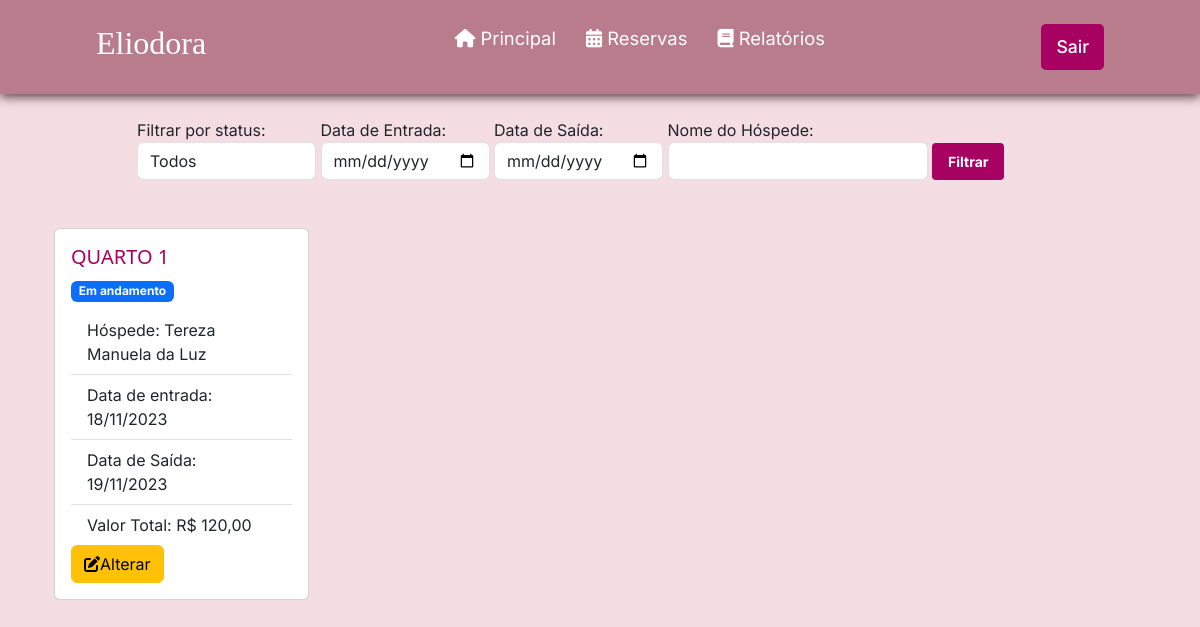
The page /controlarReserva.php on the database as committed earlier.
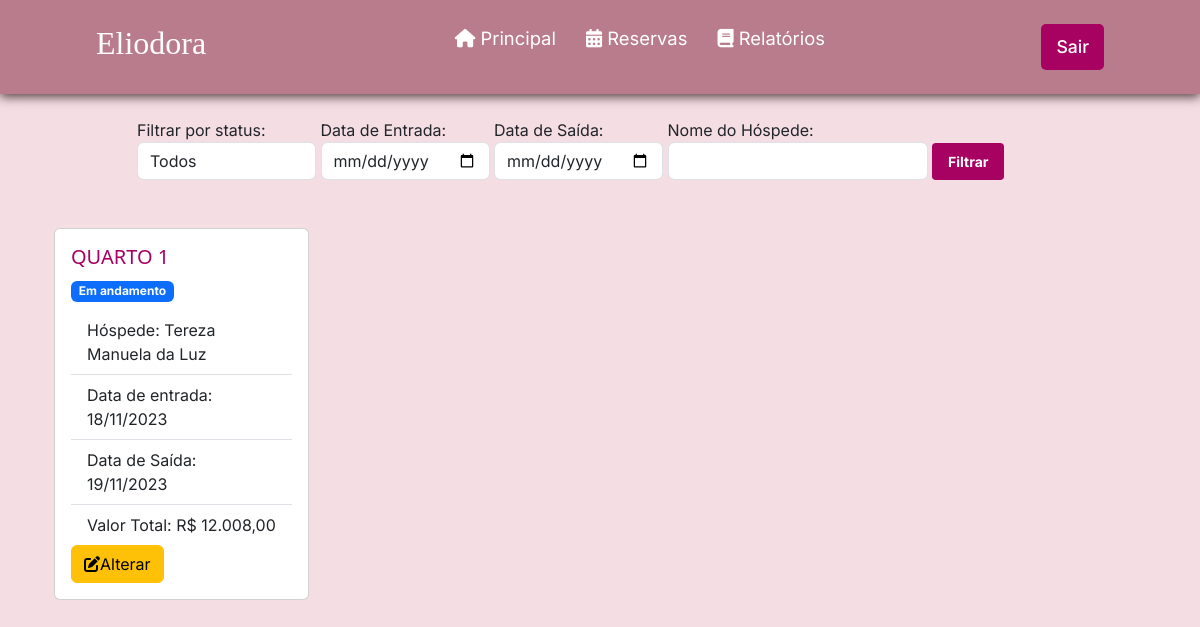
The same page on the database as committed later.
### tables this page shows
CREATE TABLE `reserva` (
  `id` int(11) NOT NULL,
  `status` int(11) NOT NULL DEFAULT 1,
  `dataEntrada` date NOT NULL,
  `dataSaida` date NOT NULL,
  `valorTotalReserva` double(11,2) NOT NULL,
  `quantHospede` int(1) NOT NULL,
  `observacao` varchar(200) NOT NULL,
  `id_hospede` int(11) DEFAULT NULL,
  `id_quarto` int(11) DEFAULT NULL,
  `id_funcionario` int(11) DEFAULT NULL,
  `datacadastro` datetime NOT NULL DEFAULT current_timestamp()
);

CREATE TABLE `quarto` (
  `id` int(11) NOT NULL,
  `status` varchar(3) NOT NULL,
  `numero` int(11) NOT NULL,
  `tipo` varchar(8) NOT NULL,
  `capacidade` int(45) NOT NULL,
  `valorDiaria` double(11,2) NOT NULL
);

CREATE TABLE `hospede` (
  `id` int(11) NOT NULL,
  `nome` varchar(100) NOT NULL,
  `cpf` varchar(15) NOT NULL,
  `dataNascimento` date NOT NULL,
  `genero` varchar(1) NOT NULL,
  `estado` varchar(100) NOT NULL,
  `cidade` varchar(100) NOT NULL,
  `bairro` varchar(100) NOT NULL,
  `endereco` varchar(100) NOT NULL,
  `numeroEndereco` int(11) NOT NULL,
  `cep` varchar(15) NOT NULL,
  `email` varchar(45) NOT NULL,
  `telefone` varchar(20) NOT NULL,
  `contatoEmergencia` varchar(20) NOT NULL
);

### controlarReserva.php (the view, shortened to what this page needs)
<?php
function getStatusName($statusNumber)
{
    switch ($statusNumber) {
        case 2:
            return ['Em andamento', 'primary'];
    }
}
require_once("conexao.php");
?>
<!DOCTYPE html>
<head>
    <link href="css/style.css" rel="stylesheet">
</head>
<?php require_once("cabecalho.php"); ?>
<body>
    <br>
    <div class="container">
    <div class="row justify-content-center">
        <div class="col-md-10">
            <form method="GET" action="<?php echo $_SERVER['PHP_SELF']; ?>">
                <label for="statusSelect">Filtrar por status:
                    <select name="status" id="statusSelect" class="form-control mr-sm-2">
                        <option value="">Todos</option>
                    </select>
                </label>
                <label for="dataEntrada">Data de Entrada:
                    <input type="date" id="dataEntrada" name="dataEntrada" class="form-control mr-sm-2">
                </label>
                <label for="dataSaida">Data de Saída:
                    <input type="date" id="dataSaida" name="dataSaida" class="form-control mr-sm-2">
                </label>
                <label for="nome">Nome do Hóspede:
                    <input type="text" id="nome" name="nome" class="form-control mr-sm-2">
                </label>
                <button type="submit" class="filter-button">Filtrar</button>
            </form>
        </div>
        <div class="row row-cols 1 row-cols-md-4 g-4">
            <?php
            $sql = "SELECT reserva.*, hospede.nome as hospede_nome, quarto.numero as quarto_numero
                    FROM reserva
                    LEFT JOIN hospede ON hospede.id = reserva.id_hospede
                    LEFT JOIN quarto ON quarto.id = reserva.id_quarto
                    WHERE 1";
            $sql .= " ORDER BY reserva.dataEntrada ASC";
            $resultado = mysqli_query($conexao, $sql);
            if ($resultado) {
                $reservas = [];
                while ($linha = mysqli_fetch_array($resultado)) {
                    $reservas[] = $linha;
                }
                foreach ($reservas as $reserva) {
                    $statusInfo = getStatusName($reserva['status']);
                    $statusText = $statusInfo[0];
                    $statusClass = $statusInfo[1];
                    ?>
                    <div class="col-md">
                        <div class="card">
                            <div class="card-body">
                                <div class="card-title">
                                    <h5 style="color: #a70162; font-family: 'Segoe UI'">QUARTO
                                        <?= $reserva['quarto_numero'] ?>
                                    </h5>
                                    <label class="badge text-bg-<?= $statusClass ?>">
                                        <?= $statusText ?>
                                    </label>
                                </div>
                                <ul class="list-group list-group-flush">
                                    <li class="list-group-item">Hóspede:
                                        <?= $reserva['hospede_nome'] ?>
                                    </li>
                                    <li class="list-group-item">Data de entrada:
                                        <?= date('d/m/Y', strtotime($reserva['dataEntrada'])) ?>
                                    </li>
                                    <li class="list-group-item">Data de Saída:
                                        <?= date('d/m/Y', strtotime($reserva['dataSaida'])) ?>
                                    </li>
                                    <li class="list-group-item">Valor Total: R$
                                        <?= number_format($reserva['valorTotalReserva'], 2, ',', '.') ?>
                                    </li>
                                </ul>
                                <a href="alterarReserva.php?id=<?= $reserva['id'] ?>" class="btn btn-warning">
                                    <i class="fa-solid fa-pen-to-square"></i>Alterar
                                </a>
                            </div>
                        </div>
                    </div>
                    <?php
                }
            } else {
                echo "Erro na consulta: " . mysqli_error($conexao);
            }
            ?>
        </div>
    </div>
</body>
</html>

Rows that differ between the two databases and show on the page:
changed reserva "Em andamento": valorTotalReserva "120,00" → "12.008,00"
